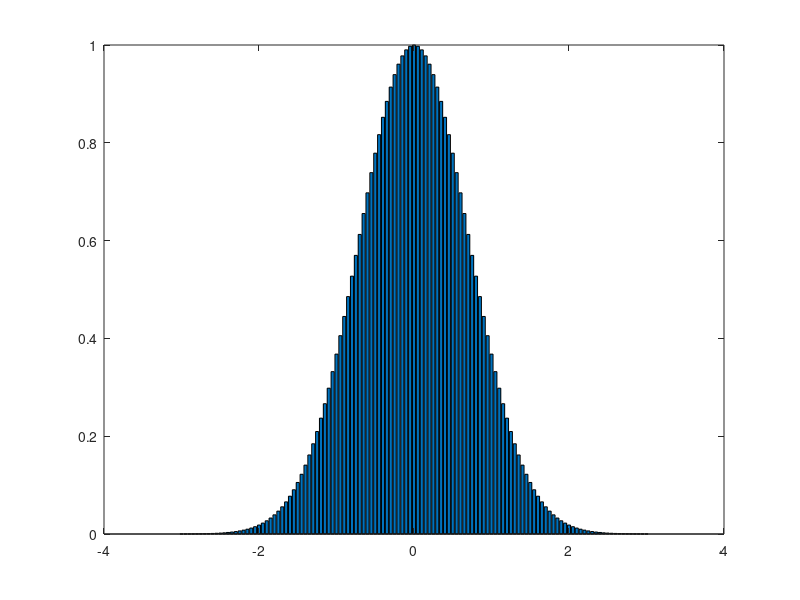

The MATLAB script that drew this image: (Note: this script raises an error after producing the figure.)
%1，线图
x = 0:0.05:85/3;
y = sin(x);
plot(x,y,'LineWidth',2)
xlabel('横轴')
ylabel('纵轴')
%grid on;
axis([0 85/3 -3 3]);
%多组函数在一张图
y1 = sin(x);
y2 = cos(x);
plot(x,y1,x,y2)
xlabel('横轴')
ylabel('纵轴')
axis([0 85/3 -3 3]);
%条形图
t = -3:0.05:3;
p = exp(-t.*t);%e的-t平方
bar(t,p)
%barh(t,p)
%极坐标图
theta = 0:0.01:2 * pi;
radi = abs(sin(7*theta).*cos(10*theta));%abs取绝对值
polarplot(theta,radi)
%散点图
Height = randn(1000,1);
Weight = randn(1000,1);
scatter(Height,Weight)
xlabel('Height')
ylabel('Weight')

